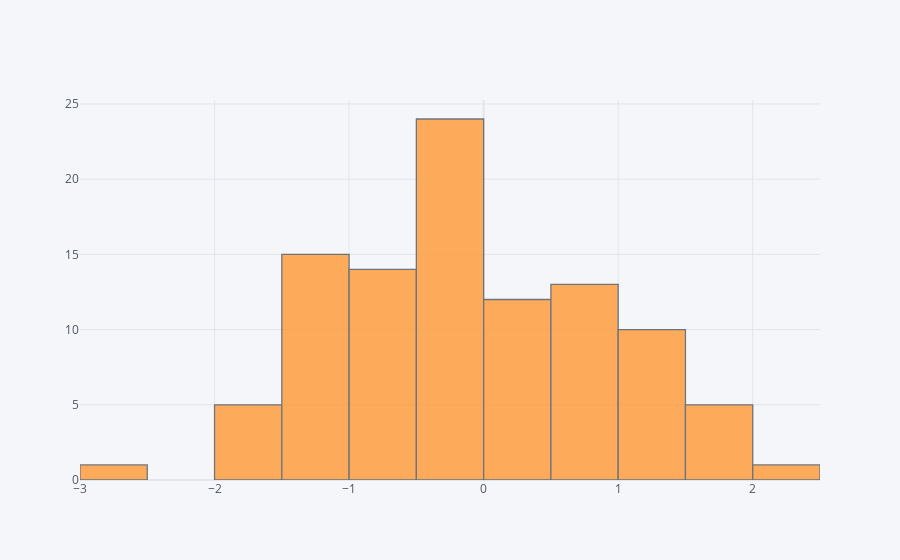

Notebook cell for this chart:
### Markdown cell above
## histogram

### Code cell
df['A'].iplot(kind='hist',bins=25)

### Figure 1 — Plotly figure (JSON) as saved in the notebook; plotly's stock layout.template omitted (floating-point values rounded to 4 significant figures)
{"data": [{"histfunc": "count", "histnorm": "", "marker": {"color": "rgba(255, 153, 51, 1.0)", "line": {"color": "#4D5663", "width": 1.3}}, "name": "A", "nbinsx": 25, "opacity": 0.8, "orientation": "v", "type": "histogram", "x": [-0.4181, 2.305, -0.1872, 1.352, -0.3634, -1.781, 0.6351, -0.6968, -1.683, 0.0646, 1.629, -0.7203, 0.865, -0.08527, 0.4456, -0.8548, -0.5461, 0.514, -1.387, 1.786, 0.185, -1.353, 1.756, -1.678, -1.344, -0.7133, -0.6912, 0.9314, -0.1587, -0.1693, -1.188, 0.1757, 1.09, -1.251, 1.007, 0.7794, 0.5329, -0.1829, 1.15, -1.241, -0.003257, -0.6148, -1.032, -0.07096, 0.2108, -0.02816, 1.155, -0.08562, -0.3749, -0.9809, -1.396, -0.4987, 0.5894, -0.9483, -0.343, -1.133, -1.57, 0.4844, -0.155, 0.859, -0.4414, 0.8762, 1.257, -0.4245, -0.6336, -0.1856, 0.2002, 1.742, 1.356, 0.9856, -1.571, -1.005, -0.08124, -1.341, -1.157, 0.3419, -0.8095, 0.1472, -0.7168, -0.7343, 1.284, 1.768, 0.09717, 0.4184, -0.08762, -1.406, -0.1349, 1.367, 1.493, -1.485, -0.9627, -0.1498, -1.081, -0.4285, -2.704, -0.2424, 0.7042, 0.7936, 0.05934, 0.6423]}], "layout": {"autosize": true, "barmode": "overlay", "legend": {"bgcolor": "#F5F6F9", "font": {"color": "#4D5663"}}, "paper_bgcolor": "#F5F6F9", "plot_bgcolor": "#F5F6F9", "title": {"font": {"color": "#4D5663"}}, "xaxis": {"autorange": true, "gridcolor": "#E1E5ED", "range": [-3, 2.5], "showgrid": true, "tickfont": {"color": "#4D5663"}, "title": {"font": {"color": "#4D5663"}, "text": ""}, "type": "linear", "zerolinecolor": "#E1E5ED"}, "yaxis": {"autorange": true, "gridcolor": "#E1E5ED", "range": [0, 25.26], "showgrid": true, "tickfont": {"color": "#4D5663"}, "title": {"font": {"color": "#4D5663"}, "text": ""}, "zerolinecolor": "#E1E5ED"}}}
